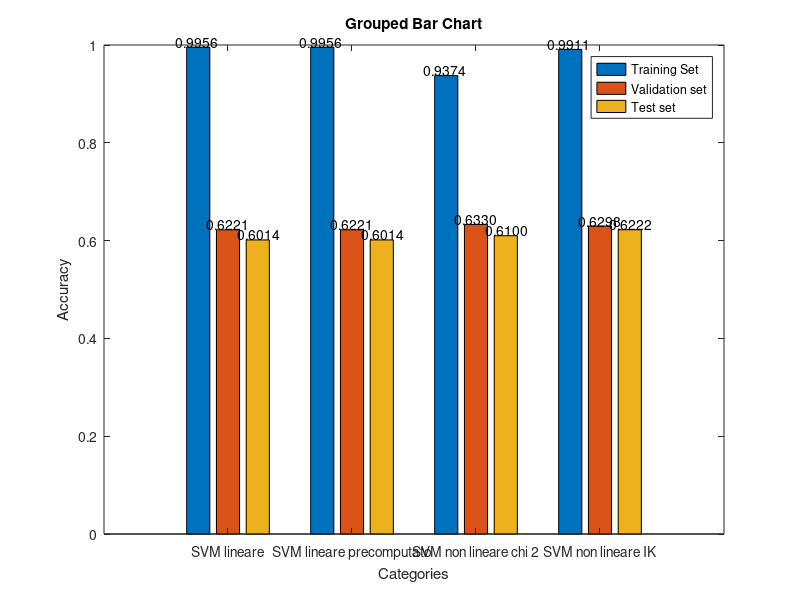

This chart was generated by the following MATLAB code:
data = [
    0.9956 0.6221 0.6014;
    0.9956 0.6221 0.6014;
    0.9374 0.6330 0.6100;
    0.9911 0.6298 0.6222;
];

categories = {"SVM lineare","SVM lineare precomputato", "SVM non lineare chi 2", "SVM non lineare IK"};
% Create the grouped bar chart
groupLabels = {'Training Set','Validation set', 'Test set'};
figure;
b = bar(data);

% Set the x-axis labels
set(gca, 'XTickLabel', categories, 'XTickLabelRotation', 45);

% Add the legend
legend(groupLabels, 'Location', 'northeast');

% Add values on top of the bars
for k = 1:size(data, 2)
    text((1:size(data, 1)) - 0.25 + 0.25*(k-1), data(:, k), ...
        num2str(data(:, k), '%.4f'), ...
        'VerticalAlignment', 'bottom', 'HorizontalAlignment', 'center');
end

% Set labels
xlabel('Categories');
ylabel('Accuracy');
title('Grouped Bar Chart');
